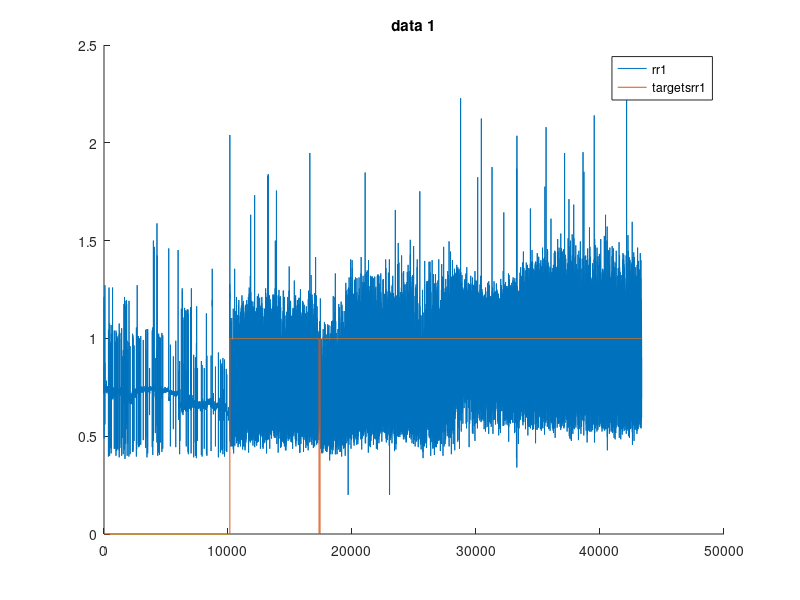
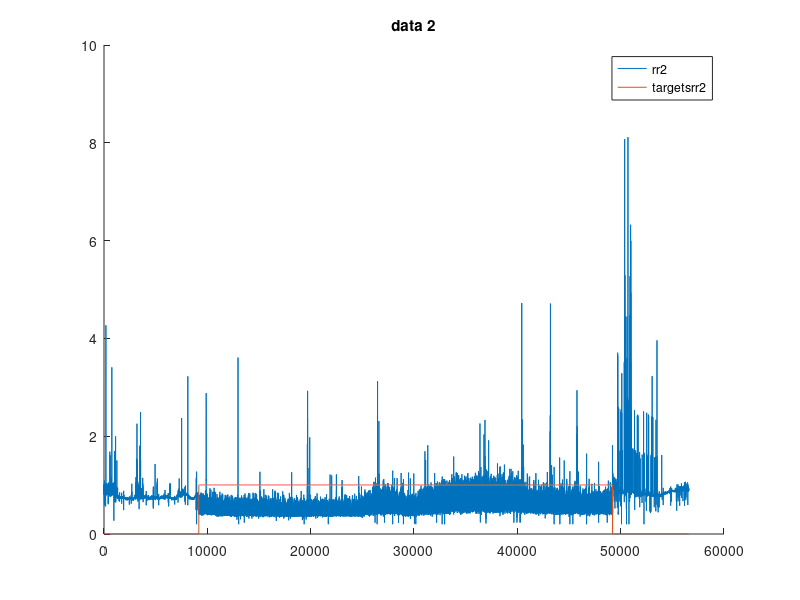
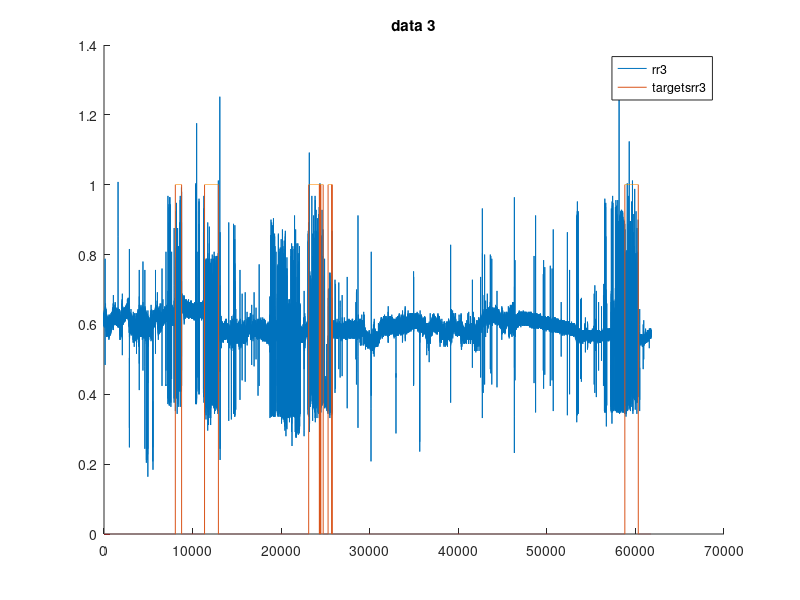
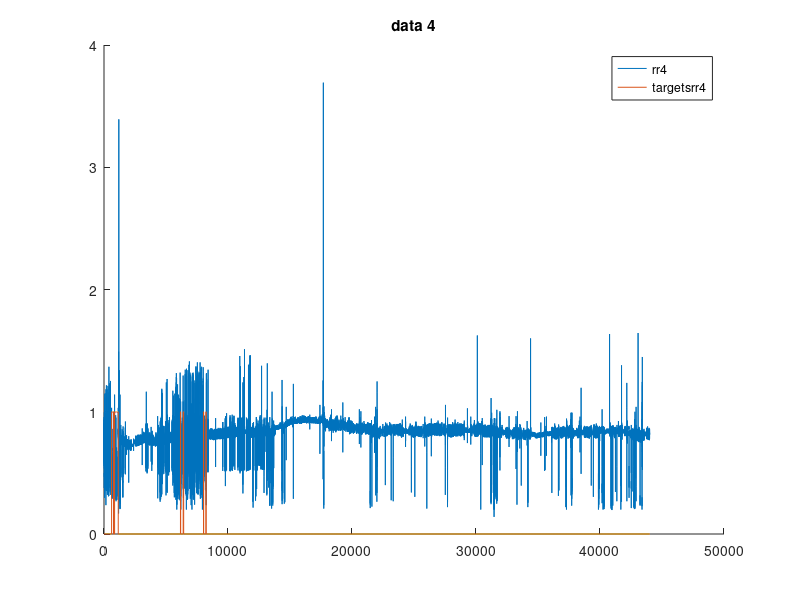

MATLAB code for these plots, in order:
%%control plots
%%% Loading Data %%%%

load afdb_1;
rr1=rr;
targetsrr1=targetsRR;

load afdb_2;
rr2=rr;
targetsrr2=targetsRR;

load afdb_3;
rr3=rr;
targetsrr3=targetsRR;

load afdb_4;
rr4=rr;
targetsrr4=targetsRR;

%% Just Plotting %%%
figure(1)
hold on
plot(rr1);
plot(targetsrr1);
title('data 1');
legend('rr1', 'targetsrr1', 'DeltaRR1')
hold off

figure(2)
hold on;
plot(rr2)
plot(targetsrr2);
title('data 2');
legend('rr2', 'targetsrr2')
hold off

figure(3)
hold on
plot(rr3)
plot(targetsrr3)
title('data 3')
legend('rr3', 'targetsrr3')
hold off;


figure(4)
hold on
plot(rr4)
plot(targetsrr4)
title('data 4')
legend('rr4', 'targetsrr4')
hold off;